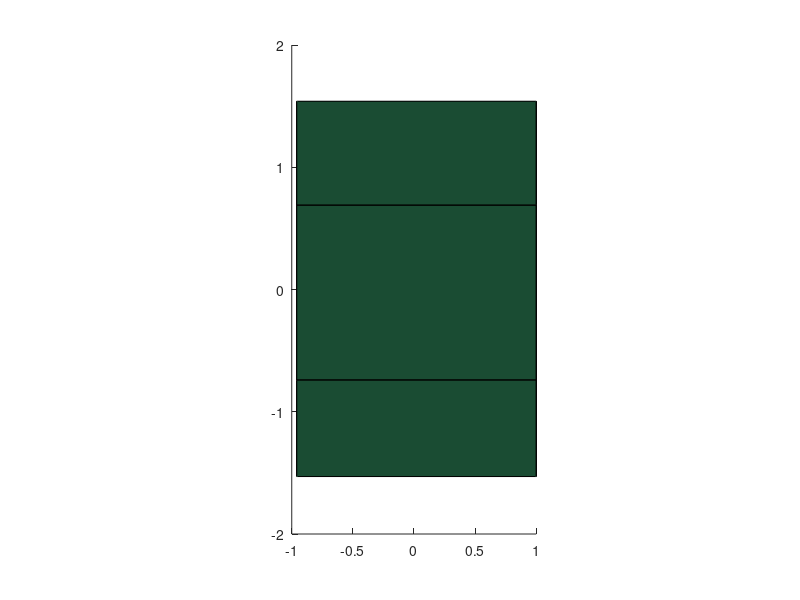

This figure's MATLAB source:
function p = servoLink02(parentAxes, faceColor)
if (nargin == 0)
    parentAxes = gca;
    faceColor = [.1 .3 .2];
elseif (nargin == 1)
    faceColor = [.1 .3 .2];
end
set(parentAxes, 'DataAspectRatio', [1 1 1]);
% link0Verts =...
%     [ 7  -1.53  6.95;%1
%       7   1.54  6.95;%2
%       7   .69   8.25;%3
%       7   -.74  8.25;%4
%      5.09 -1.53	6.95;%5
%      5.09 -.74 	8.25;%6
%      5.09  .69	8.25;%7
%      5.09  1.54	6.95;];%8
 
 
 link0Verts =...
    [ 1      -1.53   .25;%1
      1      1.54   .25%2
      1        .69   2.25;%3
      1       -.74   2.25;%4
     -.96    -1.53   .25;%5
     -.96     -.74   2.25;%6
     -.96      .69	 2.25;%7
     -.96     1.54   2.25;];%8
 
AA = zeros(8,3);
AA(:,1) = 0;

link0Verts = link0Verts; + AA;
link0Faces =...
    [1  2  3  4;
     1  5  6 4;
    4  3  7 6;
    2  3  7 8;
    8 7  6 5];

p = patch('Parent', parentAxes, 'Faces',link0Faces,'Vertices',link0Verts,'FaceColor',faceColor);

end